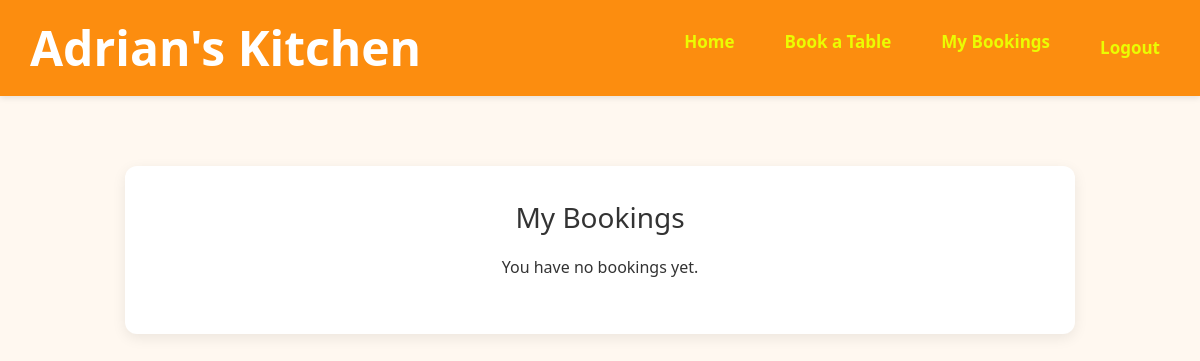
The page /bookings/ (signed in) on the database as committed earlier.
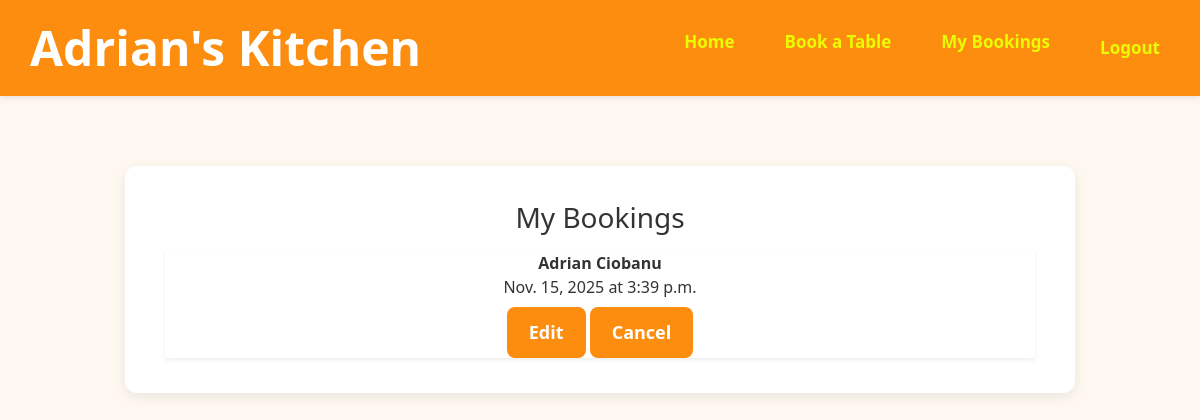
The same page on the database as committed later.
### bookings/models.py (models this page shows, shortened)
class Booking(models.Model):
    user = models.ForeignKey(User, on_delete=models.CASCADE)
    name = models.CharField(max_length=100)
    date = models.DateField()
    time = models.TimeField()
    guests = models.IntegerField()

### bookings/views.py (the view)
# urls.py: path('bookings/', views.view_bookings, name="view_bookings"),
@login_required
def view_bookings(request):
    bookings = Booking.objects.filter(user=request.user).order_by("-date", "-time")
    return render(request, "bookings/view_bookings.html", {"bookings": bookings})

### bookings/templates/bookings/view_bookings.html (shortened to what this page needs)
{% extends "bookings/base.html" %}
{% block content %}
<h2 class="mb-3">My Bookings</h2>
{% if bookings %}
    <ul class="booking-list">
        {% for booking in bookings %}
            <li class="booking-item shadow-sm">
                <strong>{{ booking.name }}</strong><br>
                {{ booking.date }} at {{ booking.time }}
                <div class="mt-2">
                    <a href="{% url 'edit_booking' booking.id %}" class="btn btn-primary btn-sm">Edit</a>
                    <a href="{% url 'delete_booking' booking.id %}" class="btn btn-danger btn-sm">Cancel</a>
                </div>
            </li>
        {% endfor %}
    </ul>
{% else %}
    <p class="text-center">You have no bookings yet.</p>
{% endif %}
{% endblock %}

### bookings/templates/bookings/base.html (shortened to what this page needs)
{% load static %}
<!DOCTYPE html>
<html lang="en">
<head>
    <link href="https://cdn.jsdelivr.net/npm/bootstrap@5.3.8/dist/css/bootstrap.min.css" rel="stylesheet">
    <link rel="stylesheet" href="{% static 'bookings/css/style.css' %}">
</head>
<body>
<nav class="ak-navbar">
    <div class="nav-container">
        <a href="{% url 'home' %}" class="nav-logo">Adrian's Kitchen</a>
        <ul class="desktop-nav-links">
            <li><a href="{% url 'home' %}" class="nav-btn">Home</a></li>
            <li><a href="{% url 'add_booking' %}" class="nav-btn">Book a Table</a></li>
            <li><a href="{% url 'view_bookings' %}" class="nav-btn">My Bookings</a></li>
            {% if user.is_authenticated %}
                <li>
                    <form action="{% url 'account_logout' %}" method="POST" class="nav-form">
                        <button type="submit" class="nav-btn">Logout</button>
                    </form>
                </li>
            {% else %}
                <li><a href="{% url 'account_login' %}" class="nav-btn">Login</a></li>
                <li><a href="{% url 'account_signup' %}" class="nav-btn">Register</a></li>
            {% endif %}
        </ul>
    </div>
</nav>
<div class="page-wrapper">
    <main class="page-container">
        {% block content %}
        {% endblock %}
    </main>
</div>
</body>
</html>

### bookings/static/bookings/css/style.css (style rules this page uses)
* { box-sizing: border-box; }
body { font-family: 'Segoe UI', Tahoma, Geneva, Verdana, sans-serif; background-color: #fff8f0; color: #333; margin: 0; padding: 0; }
html, body { overflow-x: hidden; }
ul, li { list-style: none; margin: 0; padding: 0; }
.ak-navbar { background: rgb(252, 141, 15); width: 100%; padding: 12px 0; position: sticky; top: 0; z-index: 1000; box-shadow: 0 2px 6px rgba(0,0,0,0.1); }
.nav-container { max-width: 1400px; margin: 0 auto; padding: 0 30px; display: flex; align-items: center; justify-content: space-between; }
.page-wrapper { max-width: 1100px; margin: 0 auto; padding: 30px 20px; }
.nav-logo { font-size: 48px; font-weight: bold; color: white; text-decoration: none; white-space: nowrap; }
.desktop-nav-links { display: flex; gap: 30px; margin-left: auto; }
.desktop-nav-links a, .desktop-nav-links button { font-size: 17px; font-weight: 700; background: transparent; border: none; color: rgb(235, 252, 2); padding: 6px 10px; border-radius: 6px; cursor: pointer; text-decoration: none; transition: 0.25s; }
.nav-form { display: inline; }
.btn { display: inline-block; padding: 12px 22px; font-size: 18px; font-weight: 600; border-radius: 8px; text-decoration: none; cursor: pointer; border: none; transition: 0.25s ease; }
.btn-primary { background: rgb(252, 141, 15); color: white; }
.btn-danger { background: rgb(252, 141, 15); color: white; border: none; }
.container, .page-container { max-width: 950px; margin: 40px auto; padding: 35px 40px; background: white; border-radius: 12px; box-shadow: 0 4px 14px rgba(0,0,0,0.08); text-align: center; }
.page-container h2 { font-size: 28px; margin-bottom: 20px; }
form { max-width: 400px; margin: 0 auto; text-align: left; }
form button, form input[type="submit"] { width: 100%; background: rgb(252, 141, 15); color: white; padding: 12px; border-radius: 6px; font-weight: 700; cursor: pointer; }

Rows that differ between the two databases and show on the page:
added Booking: name "Adrian Ciobanu", date "Nov. 15, 2025", time "3:39 p.m."
Other text that changed with them:
text no longer shown: "You have no bookings yet."
